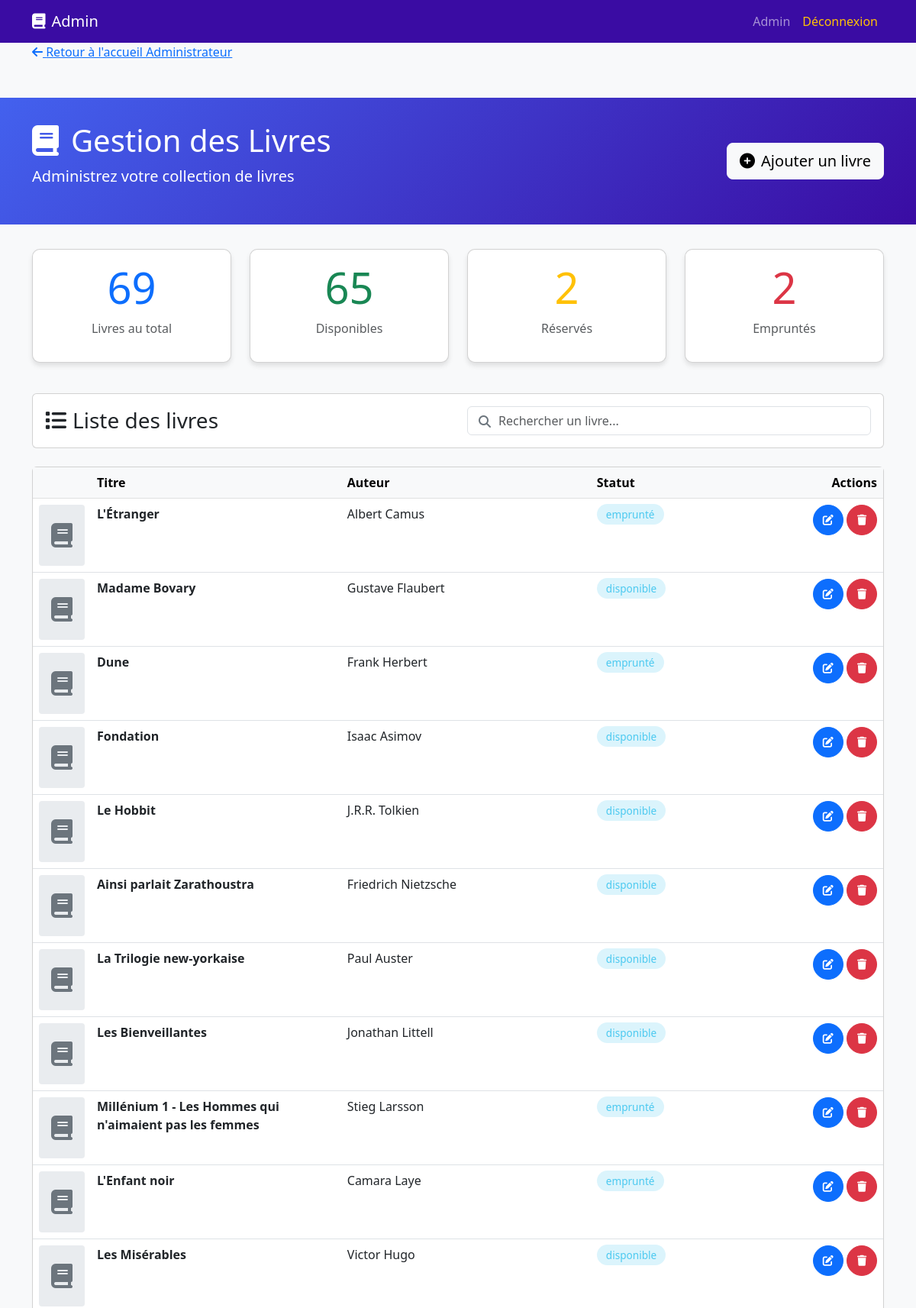
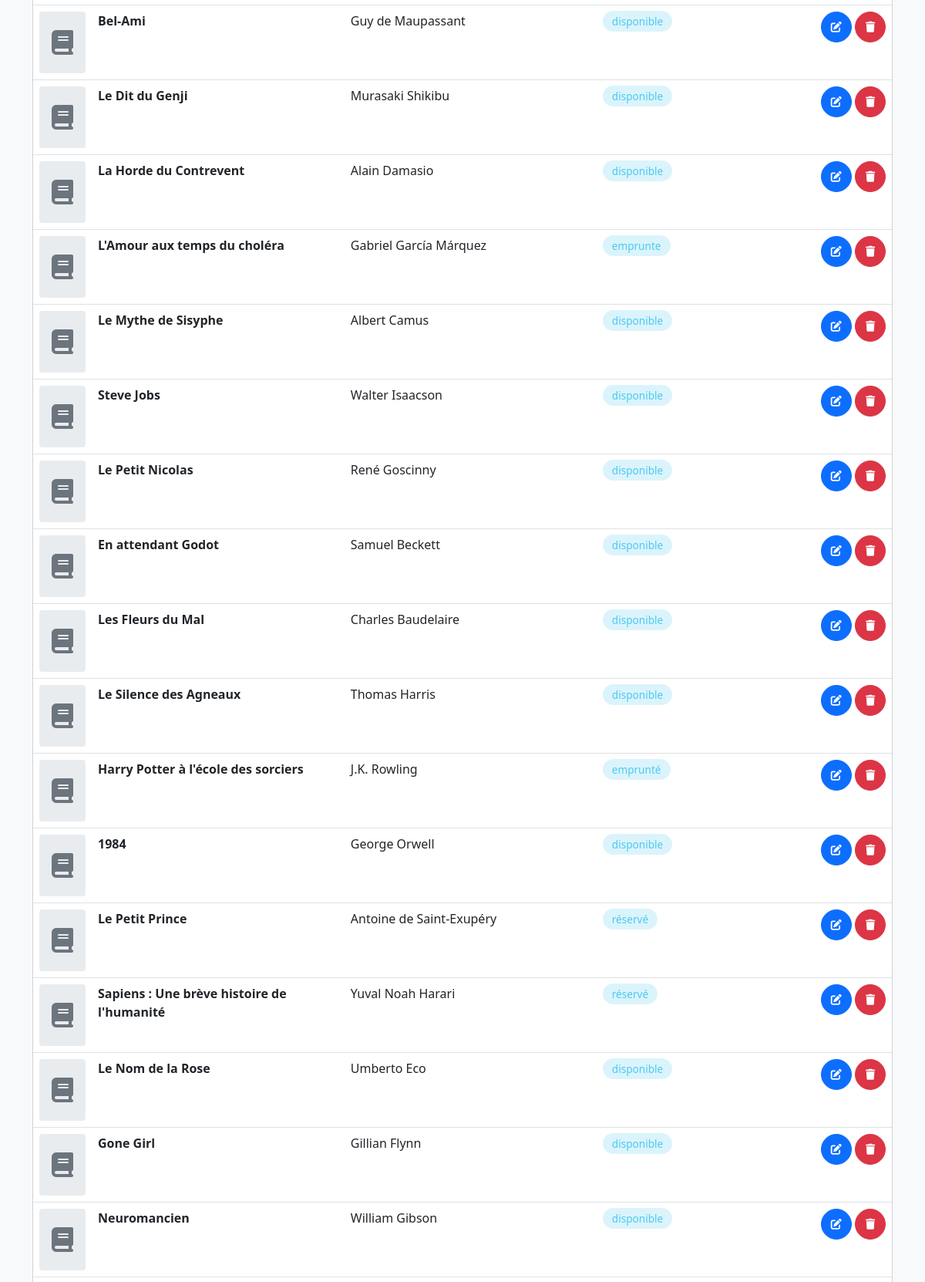
The page /admin-biblio/livres/ (signed in, upper part) on the database its author committed (2 pictures, top to bottom).
### appbiblio/models.py (models this page shows, shortened)
class Livre(models.Model):
    titre = models.CharField(max_length=200)
    auteur = models.CharField(max_length=200)
    categorie = models.ForeignKey('Categorie', on_delete=models.CASCADE, related_name='livres')
    isbn = models.CharField(max_length=13, default='0000000000000')
    prix = models.DecimalField(max_digits=10, decimal_places=2)
    prix_litteraire = models.CharField(max_length=255, null=True, blank=True)
    date_publication = models.DateField()
    description = models.TextField()
    couverture = models.ImageField(upload_to='couvertures/', default='appbiblio/defaut.jpg')
    couverture_url = models.URLField(max_length=500, blank=True, null=True)
    statut = models.CharField(
        max_length=20,
        choices=[('disponible', 'Disponible'), ('emprunte', 'Emprunté'), ('réservé', 'Réservé')],
        default='disponible'
    )

### appbiblio/views.py (the view)
# urls.py: path('admin-biblio/livres/', views.livres_admin, name='livres_admin'),
@login_required
@user_passes_test(is_simple_admin)
def livres_admin(request):
    livres = Livre.objects.all()
    return render(request, 'admincustom/livres.html', {'livres': livres})

### appbiblio/views.py (called while the page is built)
def is_simple_admin(user):
    return user.is_authenticated and user.is_staff

### appbiblio/templates/admincustom/livres.html (shortened to what this page needs)
{% load static %}
<!DOCTYPE html>
<html lang="fr">
<head>
    <link href="https://cdn.jsdelivr.net/npm/bootstrap@5.3.0/dist/css/bootstrap.min.css" rel="stylesheet">
    <link rel="stylesheet" href="https://cdnjs.cloudflare.com/ajax/libs/font-awesome/6.4.0/css/all.min.css">
</head>
<body>
    <nav class="navbar navbar-expand-lg navbar-dark" style="background-color: var(--secondary);">
        <div class="container">
            <a class="navbar-brand" href="{% url 'gestion_admin' %} ">
                <i class="fas fa-book me-2"></i>Admin
            </a>
            <div class="collapse navbar-collapse" id="navbarNav">
                <ul class="navbar-nav ms-auto">
                    <li class="nav-item">
                        <a class="nav-link" href="{% url 'gestion_admin' %}">Admin</a>
                    </li>
                                        {% if user.is_authenticated %}
                        <li class="nav-item">
                            <a href="{% url 'logout' %}" class="nav-link text-warning">Déconnexion</a>
                        </li>
                    {% else %}
                        <li class="nav-item">
                            <a class="nav-link" href="{% url 'login' %}">Connexion</a>
                        </li>
                    {% endif %}
                </ul>
            </div>
        </div>
    </nav>
    <div class="container mb-5">
    <div class="navigation-header">
        <a href="{% url 'gestion_admin' %}" class="back-link">
            <i class="fas fa-arrow-left"></i> Retour à l'accueil Administrateur
        </a>
    </div>
    </div>
    <div class="header-banner">
        <div class="container">
            <div class="row align-items-center">
                <div class="col-md-8">
                    <h1><i class="fas fa-book me-3"></i>Gestion des Livres</h1>
                    <p class="lead">Administrez votre collection de livres</p>
                </div>
                <div class="col-md-4 text-md-end">
                    <a href="{% url 'ajouter_livre' %}" class="btn btn-light btn-lg">
                        <i class="fas fa-plus-circle me-2"></i>Ajouter un livre
                    </a>
                </div>
            </div>
        </div>
    </div>
    <div class="container mb-5">
        <div class="row mb-4">
            <div class="col-md-3 mb-3">
                <div class="card stat-card bg-white h-100">
                    <div class="card-body text-center">
                        <h2 class="display-4 text-primary">69</h2>
                        <p class="text-muted">Livres au total</p>
                    </div>
                </div>
            </div>
            <div class="col-md-3 mb-3">
                <div class="card stat-card bg-white h-100">
                    <div class="card-body text-center">
                        <h2 class="display-4 text-success">65</h2>
                        <p class="text-muted">Disponibles</p>
                    </div>
                </div>
            </div>
            <div class="col-md-3 mb-3">
                <div class="card stat-card bg-white h-100">
                    <div class="card-body text-center">
                        <h2 class="display-4 text-warning">2</h2>
                        <p class="text-muted">Réservés</p>
                    </div>
                </div>
            </div>
            <div class="col-md-3 mb-3">
                <div class="card stat-card bg-white h-100">
                    <div class="card-body text-center">
                        <h2 class="display-4 text-danger">2</h2>
                        <p class="text-muted">Empruntés</p>
                    </div>
                </div>
            </div>
        </div>
        <div class="card mb-4">
            <div class="card-body">
                <div class="row align-items-center">
                    <div class="col-md-6 mb-3 mb-md-0">
                        <h3 class="card-title mb-0"><i class="fas fa-list me-2"></i>Liste des livres</h3>
                    </div>
                    <div class="col-md-6">
                        <div class="search-container">
                            <i class="fas fa-search"></i>
                            <input type="text" class="form-control" placeholder="Rechercher un livre...">
                        </div>
                    </div>
                </div>
            </div>
        </div>
        <div class="card">
            <div class="card-body p-0">
                <div class="table-responsive">
                    <table class="table table-hover mb-0">
                        <thead class="table-light">
                            <tr>
                                <th style="width: 5%"></th>
                                <th style="width: 30%">Titre</th>
                                <th style="width: 30%">Auteur</th>
                                <th style="width: 15%">Statut</th>
                                <th style="width: 20%" class="text-end">Actions</th>
                            </tr>
                        </thead>
                        <tbody>
                            {% for livre in livres %}
                            <tr>
                                <td>
                                    <div class="book-cover">
                                        <i class="fas fa-book"></i>
                                    </div>
                                </td>
                                <td>
                                    <strong>{{ livre.titre }}</strong>
                                </td>
                                <td>{{ livre.auteur }}</td>
                                <td>
                                    <span class="status-badge status-disponible">{{ livre.statut }}</span>
                                </td>
                                <td class="text-end">
                                    <a href="{% url 'modifier_livre' livre.id %}" class="btn btn-sm btn-primary action-btn" title="Modifier">
                                        <i class="fas fa-edit"></i>
                                    </a>
                                    <a href="{% url 'supprimer_livre' livre.id %}" class="btn btn-sm btn-danger action-btn" title="Supprimer">
                                        <i class="fas fa-trash"></i>
                                    </a>
                                </td>
                            </tr>
                            {% endfor %}
                        </tbody>
                    </table>
                </div>
            </div>
        </div>
    </div>
</body>
</html>

### appbiblio/templates/admincustom/livres.html (style rules this page uses)
:root { --primary: #4361ee; --secondary: #3a0ca3; --success: #4cc9f0; --warning: #f72585; --danger: #f94144; --light: #f8f9fa; --dark: #212529; --gray: #6c757d; }
body { background-color: #f8f9fa; font-family: 'Segoe UI', Tahoma, Geneva, Verdana, sans-serif; }
.header-banner { background: linear-gradient(135deg, var(--primary), var(--secondary)); color: white; padding: 2rem 0; margin-bottom: 2rem; }
.stat-card { border-radius: 10px; box-shadow: 0 4px 6px rgba(0,0,0,0.1); transition: transform 0.3s ease; }
.status-badge { padding: 0.25rem 0.75rem; border-radius: 50px; font-size: 0.85rem; font-weight: 500; }
.status-disponible { background-color: rgba(76, 201, 240, 0.2); color: #4cc9f0; }
.action-btn { width: 40px; height: 40px; display: inline-flex; align-items: center; justify-content: center; border-radius: 50%; }
.search-container { position: relative; }
.search-container .form-control { padding-left: 40px; }
.search-container i { position: absolute; left: 15px; top: 12px; color: var(--gray); }
.book-cover { width: 60px; height: 80px; background-color: #e9ecef; border-radius: 4px; display: flex; align-items: center; justify-content: center; color: var(--gray); font-size: 2rem; }

### rows shown on the page
Livre: titre "L'Étranger", auteur "Albert Camus", statut "emprunté"
Livre: titre "Madame Bovary", auteur "Gustave Flaubert", statut "disponible"
Livre: titre "Dune", auteur "Frank Herbert", statut "emprunté"
Livre: titre "Fondation", auteur "Isaac Asimov", statut "disponible"
Livre: titre "Le Hobbit", auteur "J.R.R. Tolkien", statut "disponible"
Livre: titre "Ainsi parlait Zarathoustra", auteur "Friedrich Nietzsche", statut "disponible"
Livre: titre "La Trilogie new-yorkaise", auteur "Paul Auster", statut "disponible"
Livre: titre "Les Bienveillantes", auteur "Jonathan Littell", statut "disponible"
Livre: titre "Millénium 1 - Les Hommes qui n'aimaient pas les femmes", auteur "Stieg Larsson", statut "emprunté"
Livre: titre "L'Enfant noir", auteur "Camara Laye", statut "emprunté"
Livre: titre "Les Misérables", auteur "Victor Hugo", statut "disponible"
Livre: titre "Bel-Ami", auteur "Guy de Maupassant", statut "disponible"
Livre: titre "Le Dit du Genji", auteur "Murasaki Shikibu", statut "disponible"
Livre: titre "La Horde du Contrevent", auteur "Alain Damasio", statut "disponible"
Livre: titre "L'Amour aux temps du choléra", auteur "Gabriel García Márquez", statut "emprunte"
Livre: titre "Le Mythe de Sisyphe", auteur "Albert Camus", statut "disponible"
Livre: titre "Steve Jobs", auteur "Walter Isaacson", statut "disponible"
Livre: titre "Le Petit Nicolas", auteur "René Goscinny", statut "disponible"
Livre: titre "En attendant Godot", auteur "Samuel Beckett", statut "disponible"
Livre: titre "Les Fleurs du Mal", auteur "Charles Baudelaire", statut "disponible"
Livre: titre "Le Silence des Agneaux", auteur "Thomas Harris", statut "disponible"
Livre: titre "Harry Potter à l'école des sorciers", auteur "J.K. Rowling", statut "emprunté"
Livre: titre "1984", auteur "George Orwell", statut "disponible"
Livre: titre "Le Petit Prince", auteur "Antoine de Saint-Exupéry", statut "réservé"
Livre: titre "Sapiens : Une brève histoire de l'humanité", auteur "Yuval Noah Harari", statut "réservé"
Livre: titre "Le Nom de la Rose", auteur "Umberto Eco", statut "disponible"
Livre: titre "Gone Girl", auteur "Gillian Flynn", statut "disponible"
Livre: titre "Neuromancien", auteur "William Gibson", statut "disponible"
